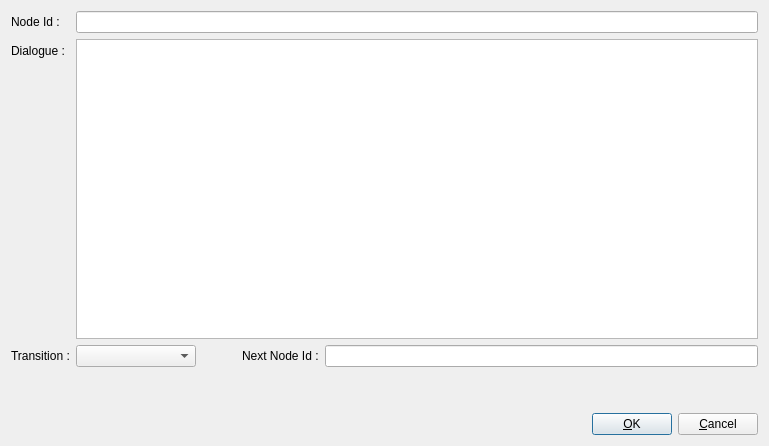
<?xml version="1.0" encoding="UTF-8"?>
<ui version="4.0">
 <class>editConversationDialogueFormClass</class>
 <widget class="QDialog" name="editConversationDialogueFormClass">
  <property name="geometry">
   <rect>
    <x>0</x>
    <y>0</y>
    <width>769</width>
    <height>446</height>
   </rect>
  </property>
  <property name="minimumSize">
   <size>
    <width>433</width>
    <height>160</height>
   </size>
  </property>
  <property name="maximumSize">
   <size>
    <width>16777215</width>
    <height>16777215</height>
   </size>
  </property>
  <property name="baseSize">
   <size>
    <width>0</width>
    <height>0</height>
   </size>
  </property>
  <property name="windowTitle">
   <string>Edit Conversation Dialogue</string>
  </property>
  <layout class="QVBoxLayout" name="verticalLayout">
   <item>
    <layout class="QFormLayout" name="formLayout_3">
     <item row="0" column="0">
      <widget class="QLabel" name="labelNodeId">
       <property name="text">
        <string>Node Id :</string>
       </property>
      </widget>
     </item>
     <item row="0" column="1">
      <layout class="QHBoxLayout" name="horizontalLayout_2">
       <item>
        <widget class="QLineEdit" name="lineEditId"/>
       </item>
      </layout>
     </item>
     <item row="1" column="0">
      <widget class="QLabel" name="labelDialogue">
       <property name="text">
        <string>Dialogue :</string>
       </property>
      </widget>
     </item>
     <item row="1" column="1">
      <widget class="QPlainTextEdit" name="plainTextEditDialogue">
       <property name="sizePolicy">
        <sizepolicy hsizetype="Expanding" vsizetype="Expanding">
         <horstretch>0</horstretch>
         <verstretch>0</verstretch>
        </sizepolicy>
       </property>
       <property name="minimumSize">
        <size>
         <width>0</width>
         <height>300</height>
        </size>
       </property>
      </widget>
     </item>
     <item row="2" column="1">
      <layout class="QHBoxLayout" name="horizontalLayout_3">
       <item>
        <widget class="QComboBox" name="comboBoxTransitionType">
         <property name="minimumSize">
          <size>
           <width>120</width>
           <height>0</height>
          </size>
         </property>
        </widget>
       </item>
       <item>
        <spacer name="horizontalSpacer_2">
         <property name="orientation">
          <enum>Qt::Horizontal</enum>
         </property>
         <property name="sizeType">
          <enum>QSizePolicy::Fixed</enum>
         </property>
         <property name="sizeHint" stdset="0">
          <size>
           <width>40</width>
           <height>20</height>
          </size>
         </property>
        </spacer>
       </item>
       <item>
        <widget class="QLabel" name="labelNextNodeId">
         <property name="text">
          <string>Next Node Id :</string>
         </property>
        </widget>
       </item>
       <item>
        <widget class="QLineEdit" name="lineEditNextNodeId"/>
       </item>
      </layout>
     </item>
     <item row="2" column="0">
      <widget class="QLabel" name="labelTransition">
       <property name="text">
        <string>Transition :</string>
       </property>
      </widget>
     </item>
    </layout>
   </item>
   <item>
    <spacer name="verticalSpacer">
     <property name="orientation">
      <enum>Qt::Vertical</enum>
     </property>
     <property name="sizeType">
      <enum>QSizePolicy::Preferred</enum>
     </property>
     <property name="sizeHint" stdset="0">
      <size>
       <width>20</width>
       <height>40</height>
      </size>
     </property>
    </spacer>
   </item>
   <item>
    <layout class="QHBoxLayout" name="horizontalLayout">
     <item>
      <spacer name="horizontalSpacer">
       <property name="orientation">
        <enum>Qt::Horizontal</enum>
       </property>
       <property name="sizeHint" stdset="0">
        <size>
         <width>40</width>
         <height>20</height>
        </size>
       </property>
      </spacer>
     </item>
     <item>
      <widget class="QPushButton" name="pushButtonOK">
       <property name="text">
        <string>&amp;OK</string>
       </property>
       <property name="icon">
        <iconset resource="../res/global.qrc">
         <normaloff>:/commonEditor.UI/res/dialog-ok.svg</normaloff>:/commonEditor.UI/res/dialog-ok.svg</iconset>
       </property>
       <property name="autoDefault">
        <bool>false</bool>
       </property>
       <property name="default">
        <bool>true</bool>
       </property>
      </widget>
     </item>
     <item>
      <widget class="QPushButton" name="pushButtonCancel">
       <property name="text">
        <string>&amp;Cancel</string>
       </property>
       <property name="icon">
        <iconset resource="../res/global.qrc">
         <normaloff>:/commonEditor.UI/res/dialog-close.svg</normaloff>:/commonEditor.UI/res/dialog-close.svg</iconset>
       </property>
      </widget>
     </item>
    </layout>
   </item>
  </layout>
 </widget>
 <tabstops>
  <tabstop>lineEditId</tabstop>
  <tabstop>plainTextEditDialogue</tabstop>
  <tabstop>comboBoxTransitionType</tabstop>
  <tabstop>lineEditNextNodeId</tabstop>
  <tabstop>pushButtonOK</tabstop>
  <tabstop>pushButtonCancel</tabstop>
 </tabstops>
 <resources>
  <include location="../res/global.qrc"/>
 </resources>
 <connections/>
</ui>
